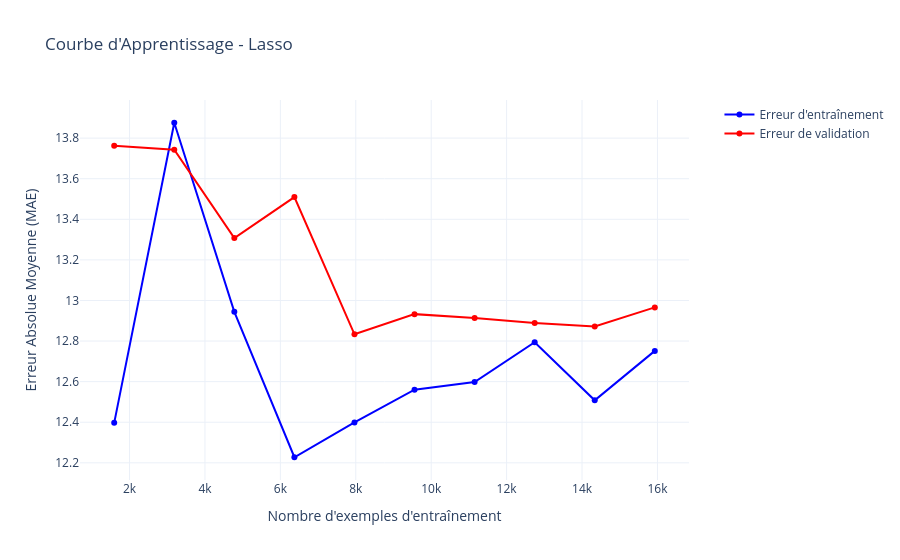

The cell this chart's notebook holds for it:
### Markdown cell above
### Courbe

### Code cell
afficher_courbes_apprentissage_plotly(best_model_lasso, 'Lasso')

### Figure 1 — Plotly figure (JSON) as saved in the notebook; plotly's stock layout.template omitted (floating-point values rounded to 4 significant figures)
{"data": [{"line": {"color": "blue"}, "mode": "lines+markers", "name": "Erreur d'entraînement", "type": "scatter", "x": [1593, 3186, 4779, 6372, 7965, 9558, 11151, 12744, 14337, 15930], "y": [12.4, 13.88, 12.94, 12.23, 12.4, 12.56, 12.6, 12.79, 12.51, 12.75]}, {"line": {"color": "red"}, "mode": "lines+markers", "name": "Erreur de validation", "type": "scatter", "x": [1593, 3186, 4779, 6372, 7965, 9558, 11151, 12744, 14337, 15930], "y": [13.76, 13.74, 13.31, 13.51, 12.83, 12.93, 12.91, 12.89, 12.87, 12.97]}], "layout": {"legend": {"x": 1.05, "xanchor": "left", "y": 1, "yanchor": "top"}, "title": {"text": "Courbe d'Apprentissage - Lasso"}, "xaxis": {"title": {"text": "Nombre d'exemples d'entraînement"}}, "yaxis": {"title": {"text": "Erreur Absolue Moyenne (MAE)"}}}}
